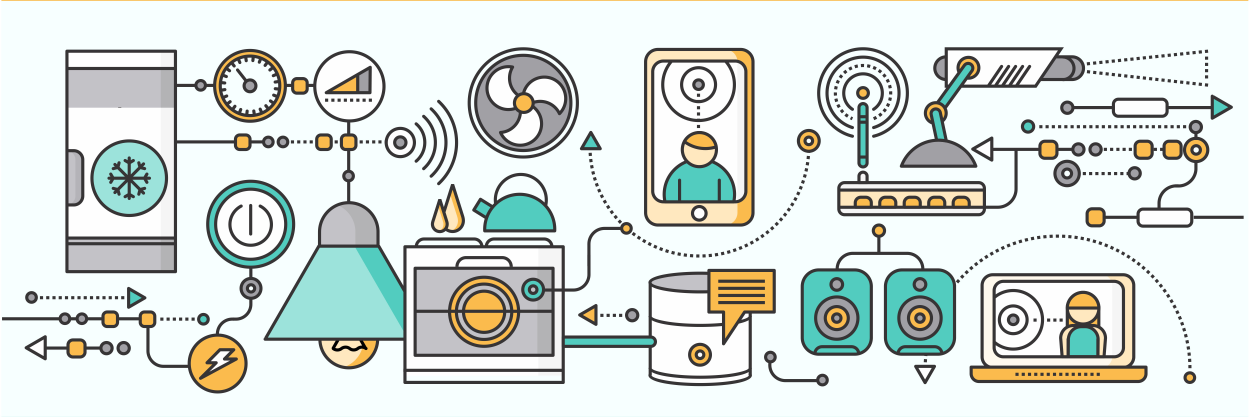
#> input picture assets/Untitled.jpg, 5000 x 1666 px (shown at 1/4 size)
$ python image.py
#> lines starting #> are read from the running program, lines starting #| are printed output that depends on the picture
##
##  image.py
##  Vision
##
##  This script demonstrates how to read/write image using OpenCV 3
##  and showcases some common image operations.
##
##  Created on October 4, 2017 by Animesh Mishra
##  Copyright (c) 2017 Animesh Ltd. All Rights Reserved
##

import cv2
import numpy
import os
from enum import IntEnum

# imread() uses flags to specify reading mode. They work just fine but
# are ugly as hell (cv2.IMREAD_COLOR, cv2.IMREAD_GRAYSCAL etc.). These
# flags are simply numbers in disguise so I have created a convenience
# type to make the code more readable.
class ReadMode(IntEnum):
    Colour      = 1
    Grayscale   = 0
    Unchanged   = -1

# Read an image on disk. By default imread() returns an image in BGR colour
# format, even if the file is grayscale. BGR is same as RGB but the byte
# order is reversed. imread() discards any alpha channel by default, to
# preserve transparency use cv2.IMREAD_UNCHANGED flag.
grayImage = cv2.imread("assets/Untitled.jpg", ReadMode.Grayscale)
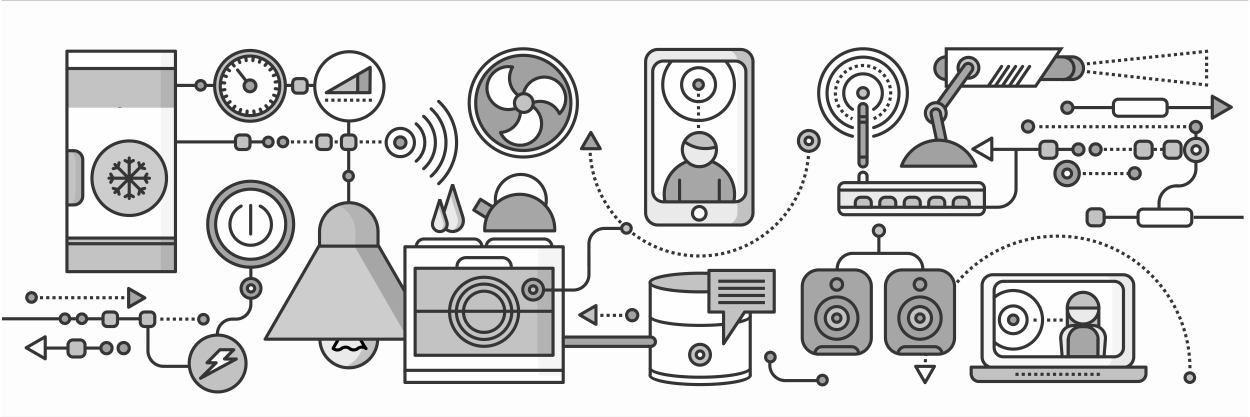
#> grayImage: shape (1666, 5000) (shown at 1/4 size); min 0, max 255, mean 219.3

# Display the grayscale image in a window titled "Vision"
cv2.imshow("Vision", grayImage)
# Record key press
key = cv2.waitKey(0)
#> (key Esc is pressed here)
# Close the window if ESC key (27) is pressed, otherwise if the 'S' key
# is pressed, save the grayscale image to disk and then close the window.
if key == 27:
    cv2.destroyAllWindows()
elif key == ord("s"):
    cv2.imwrite("assets/GrayUntitled.png", grayImage)
    cv2.destroyAllWindows()

##
##  Image and raw bytes
##
##  An OpenCV image is a 2D or 3D array of type numpy.array. A grayscale image is
##  a 2D array containing byte values (integers from 0 to 255) and a 24-bit BGR
##  image is a 3D array. We can access the individual pixels like so:
##
##  Grayscale   - image[y, x]
##  BGR         - image[y, x, channel]
##  E.g. image[0, 0] is the pixel at top-left corner of the image. If it's value
##  is 255, it means it's a white pixel.
##
##  We can cast an image to a standard Python bytearray, provided it has 8 bits
##  per channel. Conversely, provided a bytearray contains bytes in an appropriate
##  order we can cast and then reshape it to get a numpy.array type that is an image.
##

# Make an array of 120,000 random bytes
randomByteArray = bytearray(os.urandom(120000))
flatNumpyArray = numpy.array(randomByteArray)

# Convert the array to make a 400 x 300 grayscale image
randomGrayImage = flatNumpyArray.reshape(300, 400)
cv2.imwrite("assets/RandomGray.png", randomGrayImage)
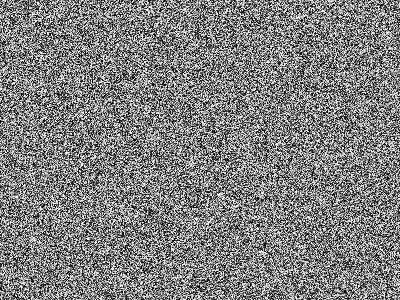
#> saved as RandomGray.png: shape (300, 400); min 0, max 255, mean 127.4

# Convert the array to make a 400 x 100 colour image
randomBGRImage = flatNumpyArray.reshape(100, 400, 3)
cv2.imwrite("assets/RandomBGR.png", randomBGRImage)
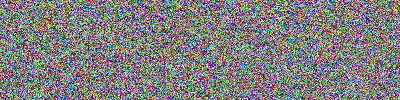
#> saved as RandomBGR.png: shape (100, 400, 3); mean B, G, R 127.3, 127.3, 127.7
